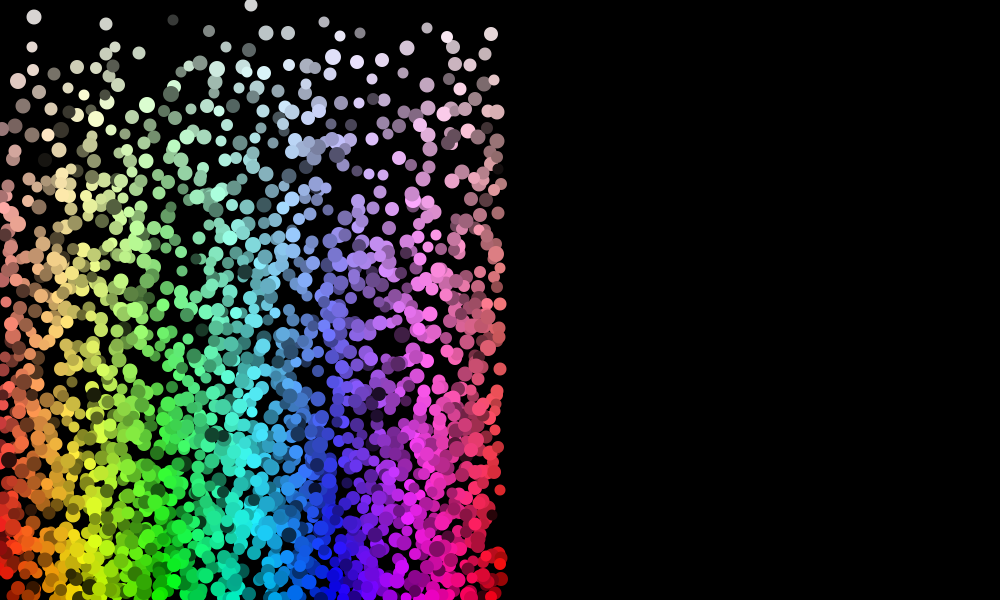
Frame 1 (no input)
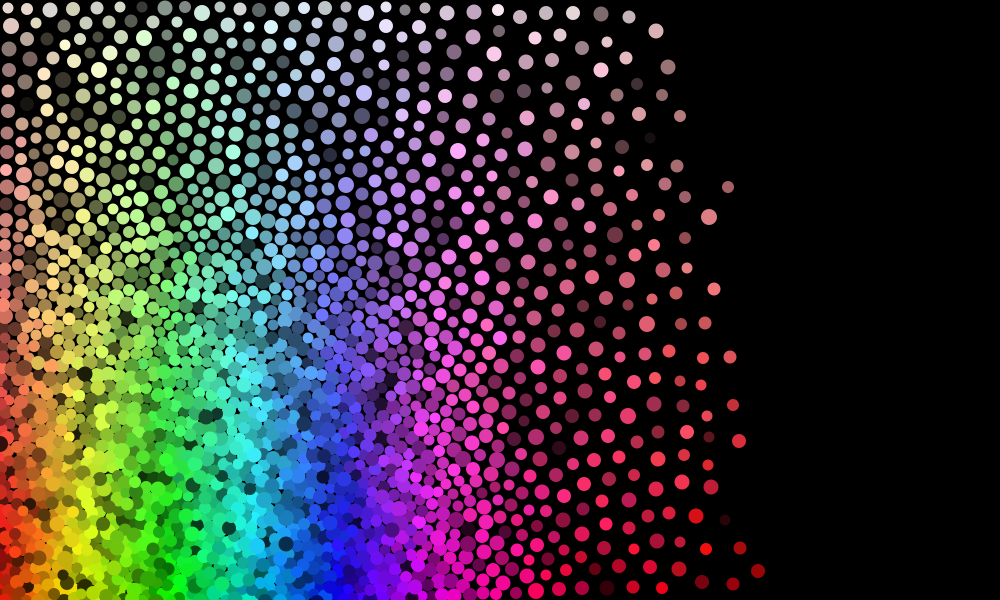
Frame 60 (the mouse pressed at the canvas centre just before this capture)
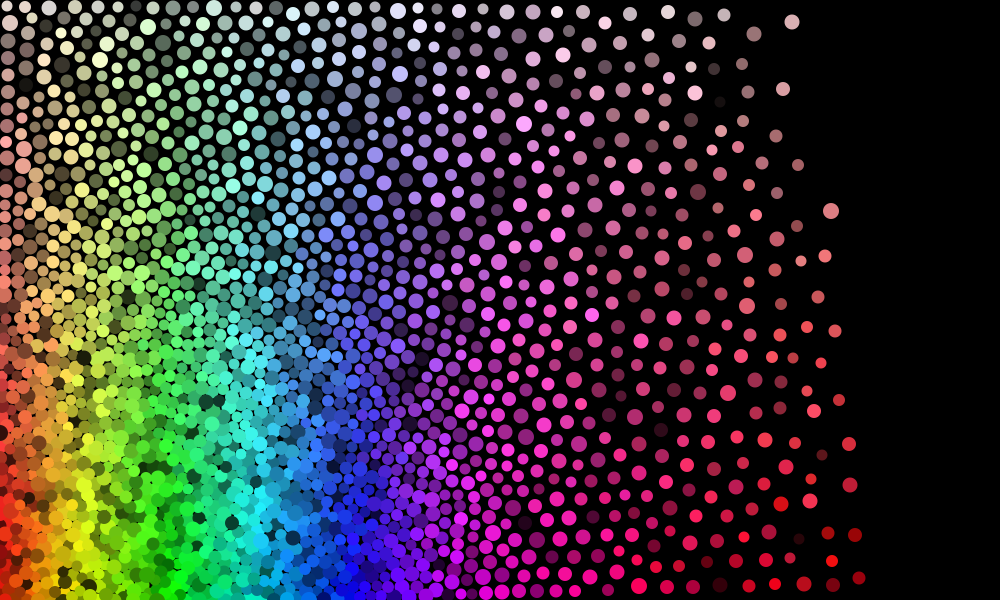
Frame 120 (the mouse held since frame 60 and released just before this capture)

The Processing sketch that drew these frames (run headless with seeded random() and noise(); from frame 60 on, the mouse is pressed at the canvas centre):

// Processing sketch: processing_1256
// ── processing_1256.pde

// Coffee-table space filling
//
//   This was the genesis of the program used to do space-filling
//   for my Coverpop website (www.coverpop.com)
//
//  - Jim Bumgardner
 
double  damping = 0.8;
double  kRadiusFactor = 0.5;
double  kSpeed = 3.0;
double  minDistFactor = 2;
int  nbrParticles = 2000;
 
class Particle
{
  double  x,y,vx,vy,radius;
  float  r,g,b;
 
  Particle()
  {
    vx = 0;
    vy = 0;
    r = random(1);
    g = random(1);
    b = random(1);
    float[] hsv = RGBtoHSV(r,g,b);
    x = hsv[0]*width*.5/360;
    y = hsv[1]*height;
    radius = width*kRadiusFactor/Math.sqrt(nbrParticles);
    radius += random((int)(radius/2));
  }
}
 
Particle[] particles;
 
void setup()
{
  size(1000,600);
  frameRate(24);
  colorMode(RGB, 1);
  // noLoop();
  smooth();
  noStroke();
  particles = new Particle[nbrParticles];
  for (int i = 0; i < nbrParticles; ++i)
    particles[i] = new Particle();
}
 
void doPhysics()
{
  for (int i = 0; i < nbrParticles; ++i) {
    double fx = 0, fy = 0, wt = 0;
    particles[i].vx *= damping;
    particles[i].vy *= damping;
    for (int j = 0; j < nbrParticles; ++j) {
      if (j == i || Math.abs(particles[j].x - particles[i].x) > particles[i].radius*minDistFactor ||
                    Math.abs(particles[j].y - particles[i].y) > particles[i].radius*minDistFactor)
        continue;
      double  dx = particles[i].x - particles[j].x;
      double  dy = particles[i].y - particles[j].y;
      double  distance = Math.sqrt(dx*dx+dy*dy);
      double  maxDist = (particles[i].radius + particles[j].radius);
      double  diff = maxDist - distance;
      if (diff > 0) {
        double scle = diff/maxDist;
        scle = scle*scle;
        wt += scle;
        scle = scle*kSpeed/distance;
        fx += dx*scle;
        fy += dy*scle;
      }
    }
 
       // keep within edges
    double dx,dy,distance,scle,diff;
    double maxDist = particles[i].radius;
    // left edge 
    distance = dx = particles[i].x - 0;    dy = 0;
    diff = maxDist - distance;
    if (diff > 0) {
    scle = diff/maxDist;
    scle = scle*scle;
    wt += scle;
    scle = scle*kSpeed/distance;
        fx += dx*scle;
        fy += dy*scle;
    }
    // right edge 
    dx = particles[i].x - width;    dy = 0;
    distance = -dx;
    diff = maxDist - distance;
    if (diff > 0) {
    scle = diff/maxDist;
    scle = scle*scle;
    wt += scle;
    scle = scle*kSpeed/distance;
        fx += dx*scle;
        fy += dy*scle;
    }
    // top edge
    distance = dy = particles[i].y - 0;    dx = 0;
    diff = maxDist - distance;
    if (diff > 0) {
    scle = diff/maxDist;
    scle = scle*scle;
    wt += scle;
    scle = scle*kSpeed/distance;
        fx += dx*scle;
        fy += dy*scle;
    }
    // bot edge 
    dy = particles[i].y - height;    dx = 0;
    distance = -dy;
    diff = maxDist - distance;
    if (diff > 0) {
    scle = diff/maxDist;
    scle = scle*scle;
    wt += scle;
    scle = scle*kSpeed/distance;
        fx += dx*scle;
        fy += dy*scle;
    }
    if (wt > 0) {
      particles[i].vx += fx/wt;
      particles[i].vy += fy/wt;
    }
  }
  for (int i = 0; i < nbrParticles; ++i) {
    particles[i].x += particles[i].vx;
    particles[i].y += particles[i].vy;
    // particles[i].x += .5;
  }
}
 
int passes;
 
void draw()
{
  doPhysics();
  background(0);
  for (int i = 0; i < nbrParticles; ++i) {
    // particles[i].x += .1;
 //   if (i == 0)
 //     println(particles[i].x);
    fill(particles[i].r, particles[i].g, particles[i].b);
    ellipse((int) particles[i].x, (int) particles[i].y,
          (int) particles[i].radius, (int) particles[i].radius);
  }
  println(passes++);
}
 
float[] RGBtoHSV(float r, float g, float b)
{
  float mmax = r > g? r : g;
  mmax = mmax > b? mmax : b;
  float mmin = r < g? r : g;
  mmin = mmin < b? mmin : b;
  float v = mmax;
  float s = (mmax != 0)? (mmax-mmin)/mmax : 0;
  float h = 0;
  if (s == 0) {
    h = 0;  // undefined, actually
  }
  else {
    float d = mmax - mmin;
    if (r == mmax) {
        h = (g - b)/d;
    }
    else if (g == mmax) {
        h = 2 + (b-r)/d;
    }
    else if (b == mmax) {
        h = 4 + (r-g)/d;
    }
    h *= 60;
    if (h < 0) {
        h += 360;
    }
  }
  float[] results = new float[3];
  results[0] = h;
  results[1] = s;
  results[2] = v;
  return results;
}
